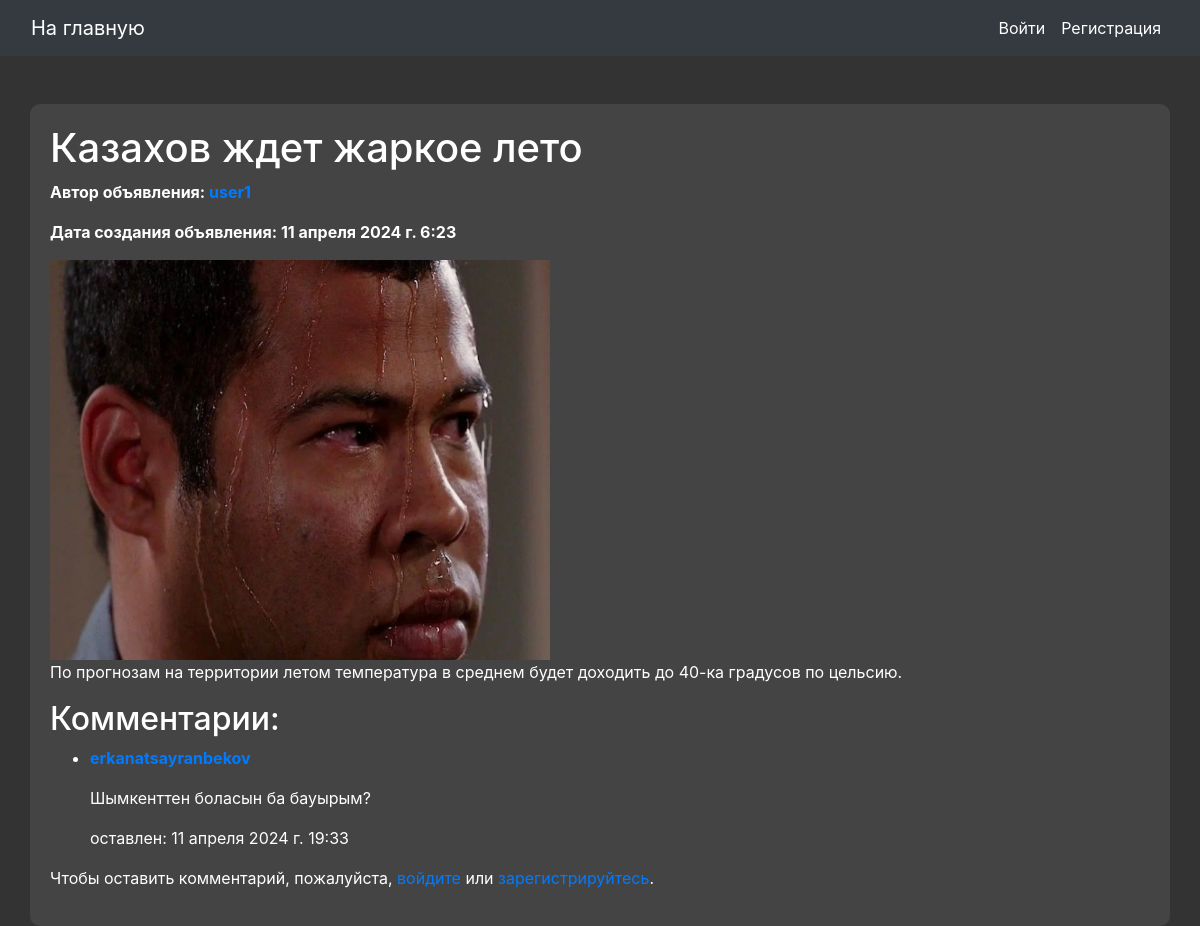
Screenshot of /ad/12/ with the database file from the repository.
### app/models.py (models this page shows)
class Ad(models.Model):
    title = models.CharField(max_length=100)
    description = models.TextField()
    author = models.ForeignKey(User, on_delete=models.CASCADE)
    created_at = models.DateTimeField(auto_now_add=True)
    image = models.ImageField(upload_to='images/', blank=True)

class Comment(models.Model):
    ad = models.ForeignKey(Ad, on_delete=models.CASCADE, related_name='comments')
    author = models.ForeignKey(User, on_delete=models.CASCADE)
    text = models.TextField()
    created_at = models.DateTimeField(auto_now_add=True)

### app/views.py (the view)
# urls.py: path('ad/<int:pk>/', views.ad_detail, name='ad_detail'),
def ad_detail(request, pk):
    ad = get_object_or_404(Ad, pk=pk)
    return render(request, 'ad_detail.html', {'ad': ad})

### templates/ad_detail.html (shortened to what this page needs)
{% extends 'base.html' %}
{% block content %}
<article>
    <h1>{{ ad.title }}</h1>
    <p><strong>Автор объявления: <a href="{% url 'profile' ad.author.pk %}">{{ ad.author.username }}</a></strong></p>
    <p><strong>Дата создания объявления: {{ ad.created_at }}</strong></p>
    {% if ad.image %}
    <img src="{{ ad.image.url }}" alt="{{ ad.title }}" width="500" height="400">
    {% endif %}
    <p>{{ ad.description }}</p>
</article>
<h2>Комментарии:</h2>
<ul>
    {% for comment in ad.comments.all %}
    <li>
        <p><strong><a href="{% url 'profile' comment.author.pk %}">{{ comment.author.username }}</a></strong></p>
        <p>{{ comment.text }}</p>
        <p>оставлен: {{ comment.created_at }}</p>
    </li>
    {% endfor %}
</ul>
{% if not user.is_authenticated %}
<p>Чтобы оставить комментарий, пожалуйста, <a href="{% url 'login' %}">войдите</a> или <a href="{% url 'signup' %}">зарегистрируйтесь</a>.</p>
{% else %}
<form method="post" action="{% url 'comment_create' ad.pk %}">
  {% csrf_token %}
  {{ form.as_p }}
  <button type="submit">Комментировать</button>
</form>
{% endif %}
{% endblock %}

### templates/base.html (style rules this page uses)
body { background-color: #333; color: #fff; }

### rows the page displays
Ad: title "Казахов ждет жаркое лето", author.username "user1", created_at "11 апреля 2024 г. 6:23", image (picture), description "По прогнозам на территории летом температура в среднем будет доходить до 40-ка градусов по цельсию."
Comment: author.username "erkanatsayranbekov", text "Шымкенттен боласын ба бауырым?", created_at "11 апреля 2024 г. 19:33"
